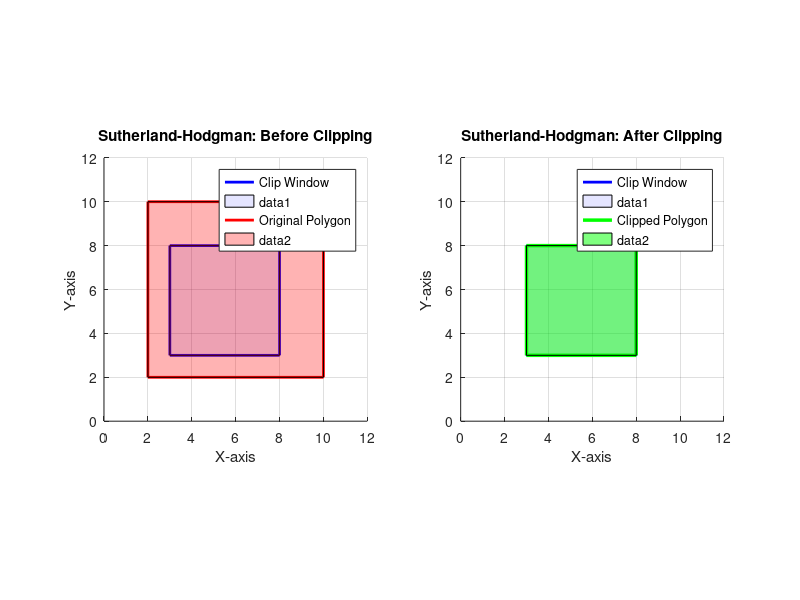

Reproduce this figure in MATLAB.
clc; clear; close all;

XMIN = 3; YMIN = 3; XMAX = 8; YMAX = 8;
POLYGON = [2, 2; 10, 2; 10, 10; 2, 10; 2, 2];

function OUTPUT = clip_polygon_edge(INPUT, X1, Y1, X2, Y2, EDGE_TYPE, XMIN, YMIN, XMAX, YMAX)
    OUTPUT = [];
    N = size(INPUT, 1) - 1;
    
    for I = 1:N
        CURRENT = INPUT(I, :);
        NEXT = INPUT(I + 1, :);
        
        CURRENT_INSIDE = false;
        NEXT_INSIDE = false;
        
        switch EDGE_TYPE
            case 'LEFT'
                CURRENT_INSIDE = CURRENT(1) >= XMIN;
                NEXT_INSIDE = NEXT(1) >= XMIN;
            case 'RIGHT'
                CURRENT_INSIDE = CURRENT(1) <= XMAX;
                NEXT_INSIDE = NEXT(1) <= XMAX;
            case 'BOTTOM'
                CURRENT_INSIDE = CURRENT(2) >= YMIN;
                NEXT_INSIDE = NEXT(2) >= YMIN;
            case 'TOP'
                CURRENT_INSIDE = CURRENT(2) <= YMAX;
                NEXT_INSIDE = NEXT(2) <= YMAX;
        end
        
        if CURRENT_INSIDE && NEXT_INSIDE
            OUTPUT = [OUTPUT; NEXT];
        elseif CURRENT_INSIDE && ~NEXT_INSIDE
            switch EDGE_TYPE
                case 'LEFT'
                    T = (XMIN - CURRENT(1)) / (NEXT(1) - CURRENT(1));
                    Y = CURRENT(2) + T * (NEXT(2) - CURRENT(2));
                    OUTPUT = [OUTPUT; XMIN, Y];
                case 'RIGHT'
                    T = (XMAX - CURRENT(1)) / (NEXT(1) - CURRENT(1));
                    Y = CURRENT(2) + T * (NEXT(2) - CURRENT(2));
                    OUTPUT = [OUTPUT; XMAX, Y];
                case 'BOTTOM'
                    T = (YMIN - CURRENT(2)) / (NEXT(2) - CURRENT(2));
                    X = CURRENT(1) + T * (NEXT(1) - CURRENT(1));
                    OUTPUT = [OUTPUT; X, YMIN];
                case 'TOP'
                    T = (YMAX - CURRENT(2)) / (NEXT(2) - CURRENT(2));
                    X = CURRENT(1) + T * (NEXT(1) - CURRENT(1));
                    OUTPUT = [OUTPUT; X, YMAX];
            end
        elseif ~CURRENT_INSIDE && NEXT_INSIDE
            switch EDGE_TYPE
                case 'LEFT'
                    T = (XMIN - CURRENT(1)) / (NEXT(1) - CURRENT(1));
                    Y = CURRENT(2) + T * (NEXT(2) - CURRENT(2));
                    OUTPUT = [OUTPUT; XMIN, Y];
                case 'RIGHT'
                    T = (XMAX - CURRENT(1)) / (NEXT(1) - CURRENT(1));
                    Y = CURRENT(2) + T * (NEXT(2) - CURRENT(2));
                    OUTPUT = [OUTPUT; XMAX, Y];
                case 'BOTTOM'
                    T = (YMIN - CURRENT(2)) / (NEXT(2) - CURRENT(2));
                    X = CURRENT(1) + T * (NEXT(1) - CURRENT(1));
                    OUTPUT = [OUTPUT; X, YMIN];
                case 'TOP'
                    T = (YMAX - CURRENT(2)) / (NEXT(2) - CURRENT(2));
                    X = CURRENT(1) + T * (NEXT(1) - CURRENT(1));
                    OUTPUT = [OUTPUT; X, YMAX];
            end
            OUTPUT = [OUTPUT; NEXT];
        end
    end
    
    if ~isempty(OUTPUT)
        OUTPUT = [OUTPUT; OUTPUT(1, :)];
    end
end

function CLIPPED = sutherland_hodgman_clip(POLY, XMIN, YMIN, XMAX, YMAX)
    CLIPPED = POLY;
    
    CLIPPED = clip_polygon_edge(CLIPPED, XMIN, YMIN, XMAX, YMAX, 'LEFT', XMIN, YMIN, XMAX, YMAX);
    if size(CLIPPED, 1) <= 1
        return;
    end
    
    CLIPPED = clip_polygon_edge(CLIPPED, XMIN, YMIN, XMAX, YMAX, 'RIGHT', XMIN, YMIN, XMAX, YMAX);
    if size(CLIPPED, 1) <= 1
        return;
    end
    
    CLIPPED = clip_polygon_edge(CLIPPED, XMIN, YMIN, XMAX, YMAX, 'BOTTOM', XMIN, YMIN, XMAX, YMAX);
    if size(CLIPPED, 1) <= 1
        return;
    end
    
    CLIPPED = clip_polygon_edge(CLIPPED, XMIN, YMIN, XMAX, YMAX, 'TOP', XMIN, YMIN, XMAX, YMAX);
end

figure('Position', [100, 100, 1000, 400]);

subplot(1, 2, 1);
hold on; grid on; axis equal;
title('Sutherland-Hodgman: Before Clipping');
xlabel('X-axis'); ylabel('Y-axis');

% Draw clipping window
plot([XMIN, XMAX, XMAX, XMIN, XMIN], [YMIN, YMIN, YMAX, YMAX, YMIN], 'b-', 'LineWidth', 2, 'DisplayName', 'Clip Window');
fill([XMIN, XMAX, XMAX, XMIN], [YMIN, YMIN, YMAX, YMAX], 'b', 'FaceAlpha', 0.1);

% Draw original polygon
plot(POLYGON(:, 1), POLYGON(:, 2), 'r-', 'LineWidth', 2, 'DisplayName', 'Original Polygon');
fill(POLYGON(:, 1), POLYGON(:, 2), 'r', 'FaceAlpha', 0.3);

xlim([0, 12]); ylim([0, 12]);
legend('Location', 'best');

subplot(1, 2, 2);
hold on; grid on; axis equal;
title('Sutherland-Hodgman: After Clipping');
xlabel('X-axis'); ylabel('Y-axis');

% Draw clipping window
plot([XMIN, XMAX, XMAX, XMIN, XMIN], [YMIN, YMIN, YMAX, YMAX, YMIN], 'b-', 'LineWidth', 2, 'DisplayName', 'Clip Window');
fill([XMIN, XMAX, XMAX, XMIN], [YMIN, YMIN, YMAX, YMAX], 'b', 'FaceAlpha', 0.1);

% Clip and draw
CLIPPED_POLY = sutherland_hodgman_clip(POLYGON, XMIN, YMIN, XMAX, YMAX);
if size(CLIPPED_POLY, 1) > 1
    plot(CLIPPED_POLY(:, 1), CLIPPED_POLY(:, 2), 'g-', 'LineWidth', 2.5, 'DisplayName', 'Clipped Polygon');
    fill(CLIPPED_POLY(:, 1), CLIPPED_POLY(:, 2), 'g', 'FaceAlpha', 0.5);
end

xlim([0, 12]); ylim([0, 12]);
legend('Location', 'best');
